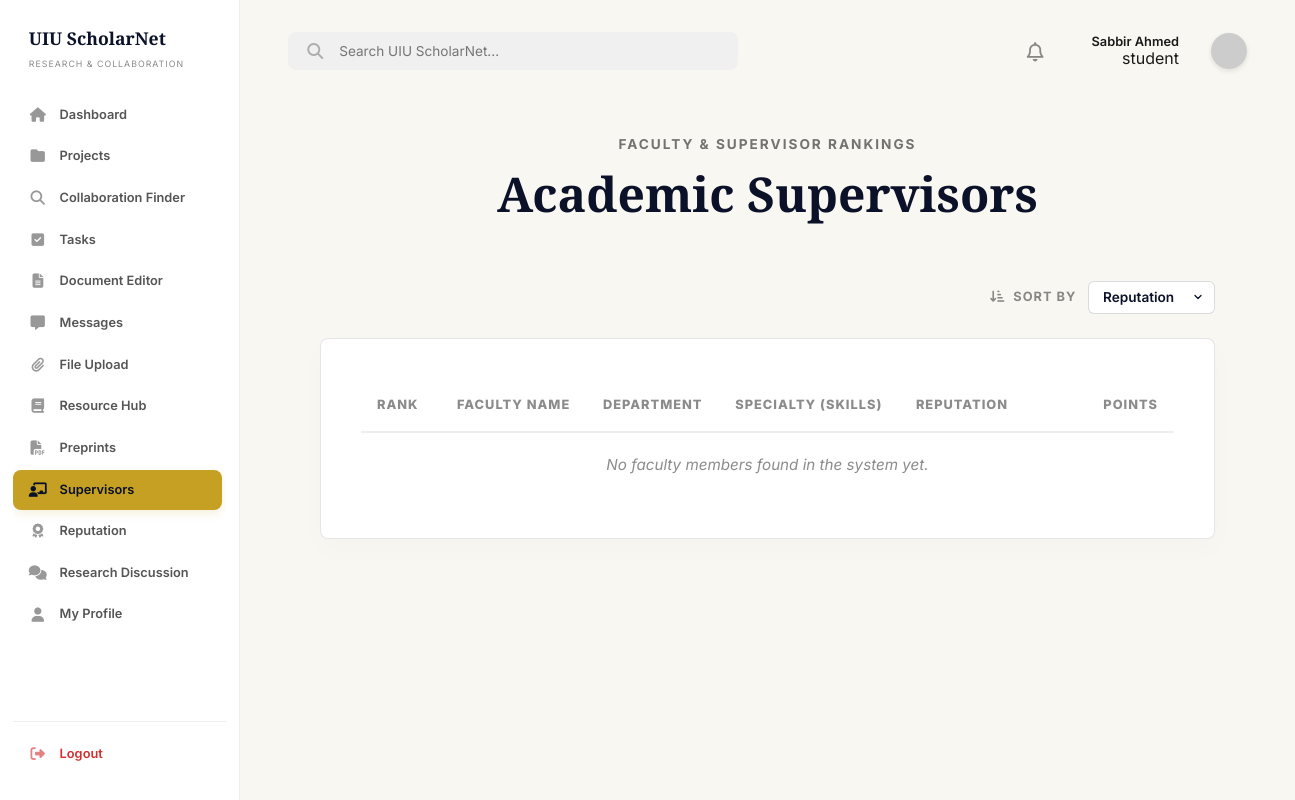
Page /dashboard/supervisors.php (signed in) on the earlier database version.
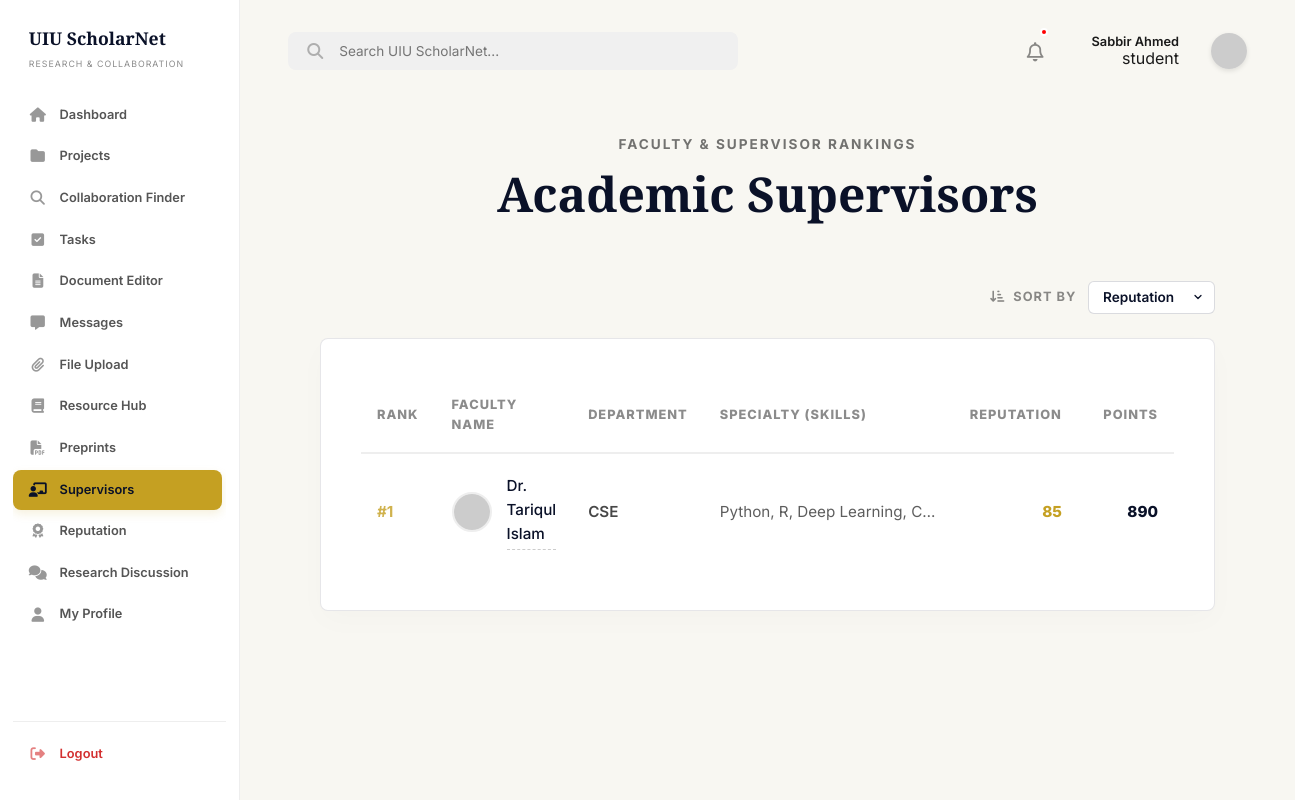
Same page on the later database version.
### tables this page shows
CREATE TABLE IF NOT EXISTS `users` (
    `id` INT AUTO_INCREMENT PRIMARY KEY,
    `full_name` VARCHAR(100) NOT NULL,
    `email` VARCHAR(100) UNIQUE NOT NULL,
    `password` VARCHAR(255) NOT NULL,
    `role` ENUM('student', 'faculty', 'admin') DEFAULT 'student',
    `is_verified` TINYINT(1) DEFAULT 1,
    `account_status` ENUM('active', 'banned') DEFAULT 'active',
    `department` VARCHAR(100),
    `interests` TEXT,
    `skills` TEXT,
    `points` INT DEFAULT 0,
    `reputation` INT DEFAULT 0,
    `last_active_at` TIMESTAMP NULL DEFAULT NULL,
    `created_at` TIMESTAMP DEFAULT CURRENT_TIMESTAMP
);

### includes/sidebar.php (called while the page is built, shortened)
<?php
$is_admin_user = isset($user_data['role']) && $user_data['role'] === 'admin';
$current_page = basename($_SERVER['PHP_SELF']);
$is_admin_sidebar = $is_admin_user && $current_page === 'admin.php';
?>

### includes/auth_check.php (called while the page is built, shortened)
<?php
require_once('db_connect.php');
$user_id = (int)$_SESSION['user_id'];
$stmt = $conn->prepare("SELECT * FROM users WHERE id = ?");
$stmt->bind_param("i", $user_id);
$stmt->execute();
$user_result = $stmt->get_result();
$user_data = $user_result->fetch_assoc();
?>

### includes/db_connect.php (called while the page is built, shortened)
<?php
$host = getenv('DB_HOST') ?: "127.0.0.1";
$user = getenv('DB_USER') ?: "root";
$pass = getenv('DB_PASS');
if ($pass === false) {
    $pass = "";
}
$dbname = getenv('DB_NAME') ?: "uiu_scholarnet";
$port = getenv('DB_PORT') ?: 3306;
$conn = mysqli_connect($host, $user, $pass, $dbname, $port);
mysqli_set_charset($conn, "utf8mb4");
function db_query($sql, $params = [], $types = "") {
    global $conn;
    $stmt = $conn->prepare($sql);
    if ($params) {
        $stmt->bind_param($types, ...$params);
    }
    if (!$stmt->execute()) {
        die("Query execution failed: " . $stmt->error);
    }
    $result = $stmt->get_result();
    if ($result === false && $stmt->field_count === 0) {
        return true;
    }
    return $result;
}
?>

### dashboard/supervisors.php (the view, shortened to what the changed rows need)
<?php
require_once('../includes/auth_check.php');
require_once('../includes/layout.php');
$allowed_sorts = ['reputation', 'department', 'specialty'];
$sort = isset($_GET['sort']) && in_array($_GET['sort'], $allowed_sorts) ? $_GET['sort'] : 'reputation';
switch ($sort) {
    default:
        $order_clause = "reputation DESC, points DESC";
        break;
}
$facultyRes = db_query("SELECT id, full_name, role, department, skills, points, reputation FROM users WHERE role = 'faculty' ORDER BY $order_clause", [], "");
$ranked_faculty = [];
while ($row = $facultyRes->fetch_assoc()) {
    $ranked_faculty[] = $row;
}
?>
    <?php include('../includes/sidebar.php'); ?>
    <main class="main-content">
        <?php include('../includes/header.php'); ?>
        <div class="supervisors-container">
            <section class="supervisors-headline">
                <h1>Academic Supervisors</h1>
            </section>
            <div class="supervisors-section">
                <table class="supervisors-table">
                    <thead>
                        <tr>
                            <th class="th-rank-w">Rank</th>
                            <th>Faculty Name</th>
                            <th>Department</th>
                            <th>Specialty (Skills)</th>
                            <th class="th-rep-w" style="text-align: right;">Reputation</th>
                            <th class="th-points-w" style="text-align: right;">Points</th>
                        </tr>
                    </thead>
                    <tbody>
                        <?php
                        $count = count($ranked_faculty);
                        if ($count > 0):
                            for ($i = 0; $i < $count; $i++):
                                $user = $ranked_faculty[$i];
                                $skills_display = htmlspecialchars($user['skills'] ?? 'Not specified');
                        ?>
                            <tr>
                                <td class="rank-number">#<?php echo ($i + 1); ?></td>
                                <td class="user-name-col">
                                    <div class="name-wrapper">
                                        <img src="https://ui-avatars.com/api/?name=<?php echo urlencode($user['full_name']); ?>&background=random&color=fff&bold=true" class="faculty-avatar" alt="Avatar">
                                        <a href="#" class="user-profile-trigger" data-user-id="<?php echo $user['id']; ?>" style="color: inherit; text-decoration: none; font-weight: 500; border-bottom: 1px dashed #ccc; padding-bottom: 2px; transition: opacity 0.2s;" onmouseover="this.style.opacity=0.7" onmouseout="this.style.opacity=1"><?php echo htmlspecialchars($user['full_name']); ?></a>
                                    </div>
                                </td>
                                <td class="table-department"><?php echo htmlspecialchars($user['department']); ?></td>
                                <td class="table-skills" title="<?php echo $skills_display; ?>"><?php echo $skills_display; ?></td>
                                <td class="table-rep-col"><?php echo number_format($user['reputation']); ?></td>
                                <td class="table-points-col"><?php echo number_format($user['points']); ?></td>
                            </tr>
                        <?php
                            endfor;
                        else:
                        ?>
                            <tr>
                                <td colspan="6" class="td-empty-ranked">No faculty members found in the system yet.</td>
                            </tr>
                        <?php
                        endif;
                        ?>
                    </tbody>
                </table>
            </div>
        </div>
    </main>

### includes/header.php (shortened to what the changed rows need)
<?php
if (!isset($pending_tasks) || !isset($collab_requests)) {
    $user_id = $_SESSION['user_id'] ?? 0;
    if ($user_id > 0 && isset($conn)) {
        if (!isset($unread_notifications)) {
            $un_stmt = $conn->prepare("SELECT COUNT(*) as total FROM notifications WHERE user_id = ? AND is_read = 0");
            $un_stmt->bind_param("i", $user_id);
            $un_stmt->execute();
            $unread_notifications = (int)($un_stmt->get_result()->fetch_assoc()['total'] ?? 0);
        }
    }
}
?>
<header class="dash-header">
    <div class="header-actions flex-center-end">
        <?php if ((!isset($is_admin_panel) || !$is_admin_panel) && (!isset($is_admin_sidebar) || !$is_admin_sidebar)): ?>
        <a href="notifications.php" class="notification-icon text-inherit relative flex-center h-36px">
            <i class="fa-regular fa-bell header-icon text-1-2rem"></i>
            <?php if (($unread_notifications ?? 0) > 0): ?>
                <span class="notification-dot notification-dot-header"></span>
            <?php endif; ?>
        </a>
        <?php endif; ?>
    </div>
</header>

Differences in the rows shown:
added users: full_name "Dr. Tariqul Islam", department "CSE", skills "Python, R, Deep Learning, C…", reputation "85", points "890"
Other differences:
text no longer shown: "No faculty members found in the system yet."
